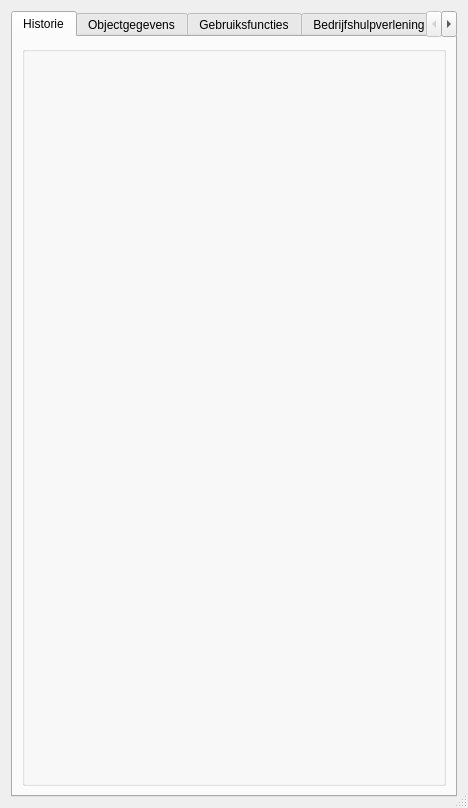
<?xml version="1.0" encoding="UTF-8"?>
<ui version="4.0">
 <author>SafetCT - Joost Deen</author>
 <class>pand_id_2</class>
 <widget class="QDialog" name="pand_id_2">
  <property name="geometry">
   <rect>
    <x>0</x>
    <y>0</y>
    <width>468</width>
    <height>808</height>
   </rect>
  </property>
  <property name="windowTitle">
   <string>Dialog</string>
  </property>
  <property name="autoFillBackground">
   <bool>false</bool>
  </property>
  <property name="sizeGripEnabled">
   <bool>true</bool>
  </property>
  <layout class="QVBoxLayout" name="verticalLayout">
   <item>
    <widget class="QTabWidget" name="gebruiksfuncties_2">
     <property name="sizePolicy">
      <sizepolicy hsizetype="Expanding" vsizetype="Preferred">
       <horstretch>0</horstretch>
       <verstretch>0</verstretch>
      </sizepolicy>
     </property>
     <property name="currentIndex">
      <number>0</number>
     </property>
     <property name="documentMode">
      <bool>false</bool>
     </property>
     <widget class="QWidget" name="Historie_2">
      <property name="maximumSize">
       <size>
        <width>16777215</width>
        <height>16777215</height>
       </size>
      </property>
      <attribute name="title">
       <string>Historie</string>
      </attribute>
      <layout class="QVBoxLayout" name="verticalLayout_2">
       <item>
        <layout class="QGridLayout" name="gridLayout_2">
         <property name="sizeConstraint">
          <enum>QLayout::SetNoConstraint</enum>
         </property>
         <item row="0" column="0">
          <widget class="QgsRelationEditorWidget" name="historie">
           <property name="enabled">
            <bool>true</bool>
           </property>
           <property name="sizePolicy">
            <sizepolicy hsizetype="Expanding" vsizetype="Preferred">
             <horstretch>0</horstretch>
             <verstretch>0</verstretch>
            </sizepolicy>
           </property>
           <property name="qgisRelation" stdset="0">
            <string notr="true">objecthis_id</string>
           </property>
          </widget>
         </item>
        </layout>
       </item>
      </layout>
     </widget>
     <widget class="QWidget" name="Objectgegevens">
      <attribute name="title">
       <string>Objectgegevens</string>
      </attribute>
      <layout class="QGridLayout" name="gridLayout_3">
       <item row="3" column="1">
        <spacer name="verticalSpacer">
         <property name="orientation">
          <enum>Qt::Vertical</enum>
         </property>
         <property name="sizeHint" stdset="0">
          <size>
           <width>0</width>
           <height>0</height>
          </size>
         </property>
        </spacer>
       </item>
       <item row="0" column="1">
        <layout class="QGridLayout" name="gridLayout" columnstretch="0,0">
         <property name="sizeConstraint">
          <enum>QLayout::SetFixedSize</enum>
         </property>
         <item row="10" column="0">
          <widget class="QLabel" name="label_3">
           <property name="text">
            <string>Waarvan niet-zelfredzaam</string>
           </property>
          </widget>
         </item>
         <item row="14" column="0">
          <widget class="QLabel" name="label_6">
           <property name="text">
            <string>Datum geldig tot en met:</string>
           </property>
          </widget>
         </item>
         <item row="13" column="0">
          <widget class="QgsDateTimeEdit" name="datum_geldig_vanaf">
           <property name="displayFormat">
            <string>dd-MM-yyyy HH:mm</string>
           </property>
          </widget>
         </item>
         <item row="4" column="0">
          <widget class="QLabel" name="label_2">
           <property name="text">
            <string>Formele naam*</string>
           </property>
          </widget>
         </item>
         <item row="12" column="0">
          <widget class="QLabel" name="label_4">
           <property name="text">
            <string>Datum geldig vanaf:</string>
           </property>
          </widget>
         </item>
         <item row="5" column="0" colspan="2">
          <widget class="QLineEdit" name="formelenaam">
           <property name="minimumSize">
            <size>
             <width>0</width>
             <height>26</height>
            </size>
           </property>
           <property name="font">
            <font>
             <weight>50</weight>
             <bold>false</bold>
            </font>
           </property>
          </widget>
         </item>
         <item row="0" column="0">
          <widget class="QLabel" name="label_8">
           <property name="text">
            <string>Repressief object identificatie*</string>
           </property>
          </widget>
         </item>
         <item row="18" column="0">
          <widget class="QLabel" name="label_5">
           <property name="text">
            <string>Bijzonderheden</string>
           </property>
          </widget>
         </item>
         <item row="11" column="0">
          <widget class="QSpinBox" name="pers_nietz_max"/>
         </item>
         <item row="8" column="0">
          <widget class="QLabel" name="label">
           <property name="text">
            <string>Max aanwezige personen</string>
           </property>
          </widget>
         </item>
         <item row="15" column="0">
          <widget class="QgsDateTimeEdit" name="datum_geldig_tot">
           <property name="displayFormat">
            <string>dd-MM-yyyy HH:mm</string>
           </property>
          </widget>
         </item>
         <item row="20" column="0">
          <widget class="QTextEdit" name="bijzonderheden">
           <property name="font">
            <font>
             <pointsize>10</pointsize>
            </font>
           </property>
          </widget>
         </item>
         <item row="1" column="0">
          <widget class="QLineEdit" name="basisreg_identifier">
           <property name="minimumSize">
            <size>
             <width>0</width>
             <height>26</height>
            </size>
           </property>
           <property name="font">
            <font>
             <weight>50</weight>
             <bold>false</bold>
            </font>
           </property>
          </widget>
         </item>
         <item row="9" column="0">
          <widget class="QSpinBox" name="pers_max"/>
         </item>
         <item row="16" column="0">
          <widget class="QLabel" name="label_7">
           <property name="text">
            <string>Bodemgesteldheid</string>
           </property>
          </widget>
         </item>
         <item row="17" column="0">
          <widget class="QComboBox" name="bodemgesteldheid_type_id">
           <property name="sizePolicy">
            <sizepolicy hsizetype="Minimum" vsizetype="Fixed">
             <horstretch>0</horstretch>
             <verstretch>0</verstretch>
            </sizepolicy>
           </property>
          </widget>
         </item>
        </layout>
       </item>
      </layout>
     </widget>
     <widget class="QWidget" name="gebruiksfuncties">
      <attribute name="title">
       <string>Gebruiksfuncties</string>
      </attribute>
      <layout class="QVBoxLayout" name="verticalLayout_3">
       <item>
        <layout class="QGridLayout" name="gridLayout_6">
         <property name="sizeConstraint">
          <enum>QLayout::SetNoConstraint</enum>
         </property>
         <item row="0" column="0">
          <widget class="QgsRelationEditorWidget" name="gebruiksfunctie_object">
           <property name="enabled">
            <bool>true</bool>
           </property>
           <property name="sizePolicy">
            <sizepolicy hsizetype="Expanding" vsizetype="Preferred">
             <horstretch>0</horstretch>
             <verstretch>0</verstretch>
            </sizepolicy>
           </property>
           <property name="qgisRelation" stdset="0">
            <string notr="true">gebruiksfunctie_object_rel</string>
           </property>
          </widget>
         </item>
        </layout>
       </item>
      </layout>
      <zorder>gridLayoutWidget</zorder>
      <zorder>gebruiksfunctie_object</zorder>
     </widget>
     <widget class="QWidget" name="Bedrijfshulpverlening">
      <attribute name="title">
       <string>Bedrijfshulpverlening</string>
      </attribute>
      <layout class="QFormLayout" name="formLayout">
       <item row="0" column="0">
        <layout class="QGridLayout" name="gridLayout_7"/>
       </item>
       <item row="1" column="0">
        <widget class="QgsRelationEditorWidget" name="mRelationEditor_2">
         <property name="sizePolicy">
          <sizepolicy hsizetype="Expanding" vsizetype="Preferred">
           <horstretch>0</horstretch>
           <verstretch>0</verstretch>
          </sizepolicy>
         </property>
         <property name="qgisRelation" stdset="0">
          <string notr="true">bhv_object_rel</string>
         </property>
        </widget>
       </item>
      </layout>
     </widget>
     <widget class="QWidget" name="Contactpersonen">
      <attribute name="title">
       <string>Contactpersonen</string>
      </attribute>
      <layout class="QFormLayout" name="formLayout_2">
       <item row="0" column="0">
        <layout class="QGridLayout" name="gridLayout_5">
         <item row="0" column="0">
          <widget class="QgsRelationEditorWidget" name="mRelationEditor">
           <property name="sizePolicy">
            <sizepolicy hsizetype="Expanding" vsizetype="Preferred">
             <horstretch>0</horstretch>
             <verstretch>0</verstretch>
            </sizepolicy>
           </property>
           <property name="qgisRelation" stdset="0">
            <string notr="true">contactp_object_rel</string>
           </property>
          </widget>
         </item>
        </layout>
       </item>
      </layout>
     </widget>
     <widget class="QWidget" name="Organisatorisch">
      <attribute name="title">
       <string>Organisatorisch</string>
      </attribute>
      <layout class="QFormLayout" name="formLayout_3">
       <item row="0" column="0">
        <layout class="QGridLayout" name="gridLayout_8">
         <item row="0" column="0">
          <widget class="QgsRelationEditorWidget" name="mRelationEditor_3">
           <property name="sizePolicy">
            <sizepolicy hsizetype="Expanding" vsizetype="Preferred">
             <horstretch>0</horstretch>
             <verstretch>0</verstretch>
            </sizepolicy>
           </property>
           <property name="showLabel" stdset="0">
            <bool>true</bool>
           </property>
           <property name="qgisRelation" stdset="0">
            <string notr="true">veilighv_org_object_rel</string>
           </property>
          </widget>
         </item>
        </layout>
       </item>
      </layout>
     </widget>
     <widget class="QWidget" name="Scenario">
      <attribute name="title">
       <string>Scenario</string>
      </attribute>
      <layout class="QFormLayout" name="formLayout_4">
       <item row="0" column="0">
        <layout class="QGridLayout" name="gridLayout_4">
         <property name="sizeConstraint">
          <enum>QLayout::SetDefaultConstraint</enum>
         </property>
         <item row="0" column="0">
          <widget class="QgsRelationEditorWidget" name="scenario">
           <property name="enabled">
            <bool>true</bool>
           </property>
           <property name="sizePolicy">
            <sizepolicy hsizetype="Expanding" vsizetype="Preferred">
             <horstretch>0</horstretch>
             <verstretch>0</verstretch>
            </sizepolicy>
           </property>
           <property name="qgisRelation" stdset="0">
            <string notr="true">scenario_object_rel</string>
           </property>
          </widget>
         </item>
        </layout>
       </item>
      </layout>
     </widget>
    </widget>
   </item>
  </layout>
 </widget>
 <customwidgets>
  <customwidget>
   <class>QgsCollapsibleGroupBox</class>
   <extends>QGroupBox</extends>
   <header>qgscollapsiblegroupbox.h</header>
   <container>1</container>
  </customwidget>
  <customwidget>
   <class>QgsDateTimeEdit</class>
   <extends>QDateTimeEdit</extends>
   <header>qgsdatetimeedit.h</header>
  </customwidget>
  <customwidget>
   <class>QgsRelationEditorWidget</class>
   <extends>QgsCollapsibleGroupBox</extends>
   <header>qgsrelationeditorwidget.h</header>
   <container>1</container>
  </customwidget>
 </customwidgets>
 <resources/>
 <connections/>
</ui>
